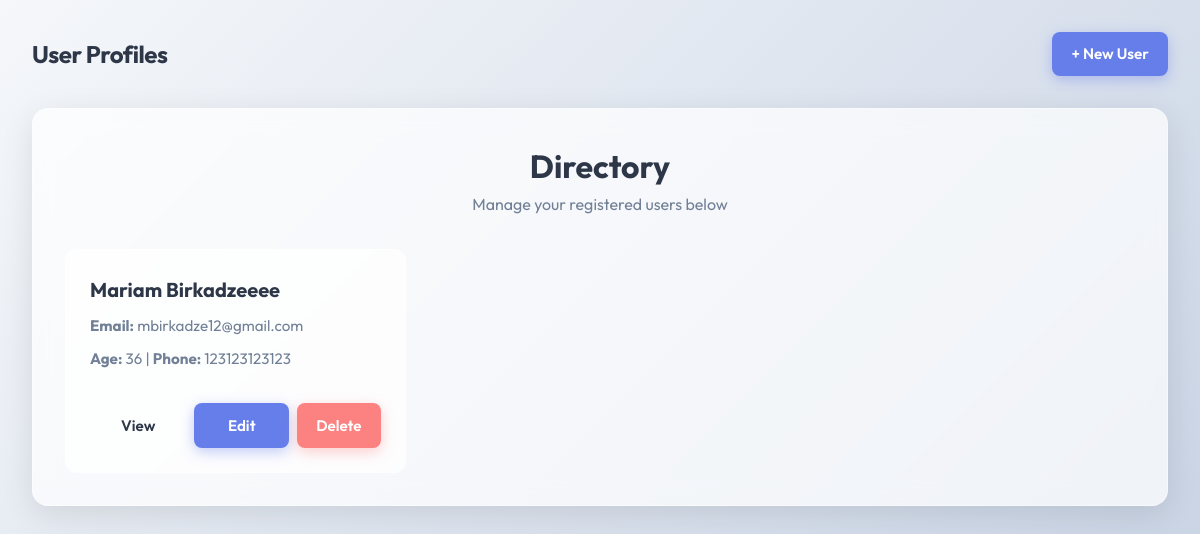
The page / on the database its author committed.
### user_profile/models.py (models this page shows, shortened)
class UserProfile(models.Model):
    first_name = models.CharField(max_length=100)
    last_name = models.CharField(max_length=100)
    email = models.EmailField(unique=True)
    age = models.IntegerField()
    phone = models.CharField(max_length=15)
    address = models.CharField(max_length=255)
    password = models.CharField(max_length=100)
    created_at = models.DateTimeField(auto_now_add=True)
    updated_at = models.DateTimeField(auto_now=True)

### user_profile/views.py (the view)
# urls.py: path('', user_list, name='user_list'),
def user_list(request):
    users = UserProfile.objects.all()
    return render(request, 'user_profile/user_list.html', {'users': users})

### user_profile/templates/user_profile/user_list.html (shortened to what this page needs)
{% extends "base.html" %}
{% block content %}
<div class="page-header">
    <h2>Directory</h2>
    <p style="color: var(--text-muted);">Manage your registered users below</p>
</div>
{% if users %}
<div class="grid">
    {% for user in users %}
    <div class="card">
        <h3>{{ user.first_name }} {{ user.last_name }}</h3>
        <p><strong>Email:</strong> {{ user.email }}</p>
        <p><strong>Age:</strong> {{ user.age }} | <strong>Phone:</strong> {{ user.phone }}</p>
        <div class="card-actions">
            <a href="{% url 'user_detail' user.pk %}" class="btn btn-secondary" style="flex:1; text-align:center;">View</a>
            <a href="{% url 'user_update' user.pk %}" class="btn btn-primary" style="flex:1; text-align:center;">Edit</a>
            <form action="{% url 'user_delete' user.pk %}" method="post" style="flex:1; display:flex;">
                <button type="submit" class="btn btn-danger" style="width:100%;">Delete</button>
            </form>
        </div>
    </div>
    {% endfor %}
</div>
{% else %}
<div style="text-align: center; padding: 3rem;">
    <h3 style="color: var(--text-muted);">No users found.</h3>
    <p>Get started by creating a new user profile!</p>
    <a href="{% url 'user_create' %}" class="btn btn-primary" style="margin-top: 1rem;">Create User</a>
</div>
{% endif %}
{% endblock %}

### user_profile/templates/base.html (style rules this page uses)
:root { --bg-gradient: linear-gradient(135deg, #f5f7fa 0%, #c3cfe2 100%); --glass-bg: rgba(255, 255, 255, 0.7); --glass-border: rgba(255, 255, 255, 0.4); --text-main: #2d3748; --text-muted: #718096; --primary: #667eea; --primary-hover: #5a67d8; --danger: #fc8181; --danger-hover: #f56565; --success: #68d391; --success-hover: #48bb78; }
* { box-sizing: border-box; margin: 0; padding: 0; font-family: 'Outfit', sans-serif; }
body { background: var(--bg-gradient); background-attachment: fixed; color: var(--text-main); min-height: 100vh; display: flex; flex-direction: column; align-items: center; padding: 2rem; line-height: 1.6; }
.btn { display: inline-flex; align-items: center; justify-content: center; padding: 0.6rem 1.2rem; font-weight: 600; border-radius: 8px; text-decoration: none; transition: all 0.3s ease; cursor: pointer; border: none; outline: none; font-size: 0.95rem; }
.btn-primary { background: var(--primary); color: white; box-shadow: 0 4px 14px rgba(102, 126, 234, 0.4); }
.btn-danger { background: var(--danger); color: white; box-shadow: 0 4px 14px rgba(252, 129, 129, 0.4); }
.btn-secondary { background: rgba(255, 255, 255, 0.1); color: var(--text-main); border: 1px solid var(--glass-border); }
.grid { display: grid; grid-template-columns: repeat(auto-fill, minmax(300px, 1fr)); gap: 1.5rem; margin-top: 1.5rem; }
.card { background: var(--glass-bg); border: 1px solid var(--glass-border); border-radius: 12px; padding: 1.5rem; transition: transform 0.3s ease, box-shadow 0.3s ease; position: relative; overflow: hidden; display: flex; flex-direction: column; }
.card h3 { font-size: 1.25rem; margin-bottom: 0.5rem; color: var(--text-main); }
.card p { color: var(--text-muted); font-size: 0.95rem; margin-bottom: 0.5rem; }
.card-actions { margin-top: auto; padding-top: 1.5rem; display: flex; gap: 0.5rem; }
.page-header { margin-bottom: 2rem; text-align: center; }
.page-header h2 { font-size: 2rem; font-weight: 700; }

### rows shown on the page
UserProfile: first_name "Mariam", last_name "Birkadzeeee", email "mbirkadze12@gmail.com", age "36", phone "123123123123"
